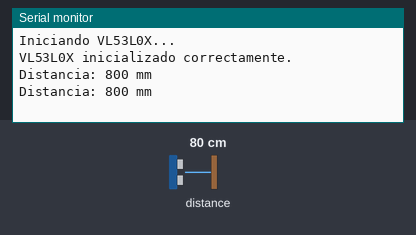
Recording of a sketch running on a simulated Arduino Uno, built with avr-gcc and run on an emulated ATmega328P. Parts: the last lines printed to the serial monitor. Inputs (shaded band) come from the test bench; at power-on: distance to the obstacle 80 cm.

Above: at 1.8 s.
1.9 s: distance to the obstacle set to 250 cm
At 2.6 s:
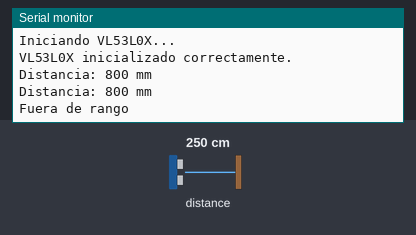
4.6 s: distance to the obstacle set to 2 cm
At 6.0 s:
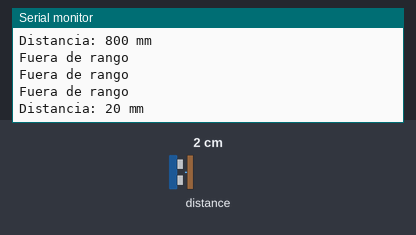

The sketch:

sketch_dec12b.ino
```cpp
#include <Adafruit_VL53L0X.h>
#include <Wire.h>

// Crear una instancia del sensor
Adafruit_VL53L0X lox = Adafruit_VL53L0X();

void setup() {
  Serial.begin(115200);
  Serial.println("Iniciando VL53L0X...");

  // Intentar inicializar el sensor en un bucle
  while (!lox.begin()) {
    Serial.println("¡Error al inicializar el VL53L0X! Verifique la conexión.");
    delay(1000); // Esperar 1 segundo antes de intentar nuevamente
  }

  Serial.println("VL53L0X inicializado correctamente.");
}

void loop() {
  VL53L0X_RangingMeasurementData_t measure;

  // Leer la distancia
  lox.rangingTest(&measure, false);

  // Verificar si la medida es válida
  if (measure.RangeStatus != 4) {
    Serial.print("Distancia: ");
    Serial.print(measure.RangeMilliMeter);
    Serial.println(" mm");
  } else {
    Serial.println("Fuera de rango");
  }

  delay(1000); // Leer la distancia cada segundo
}
```

Measured:
- after the input at 1.9 s, the serial monitor: prints a new line after 0.20 s (image 1)
- after the input at 4.6 s, the serial monitor: prints a new line after 0.60 s (image 2)
